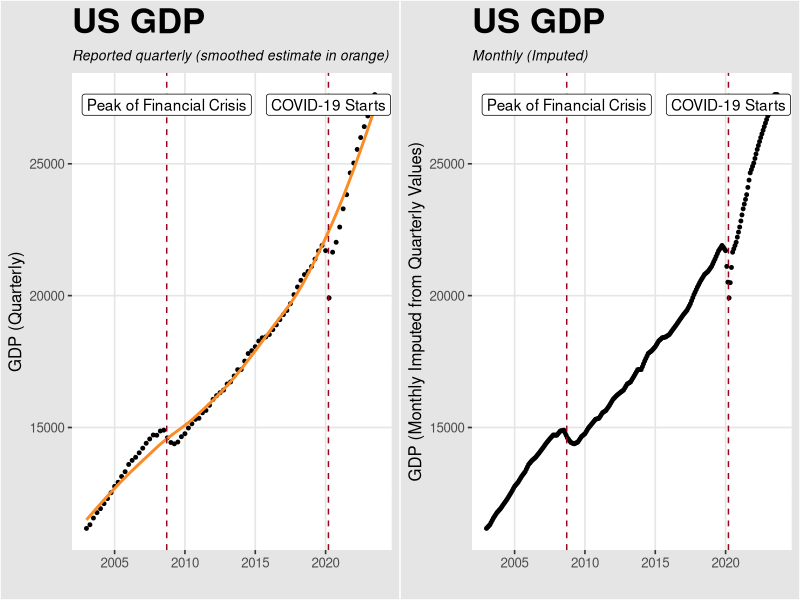
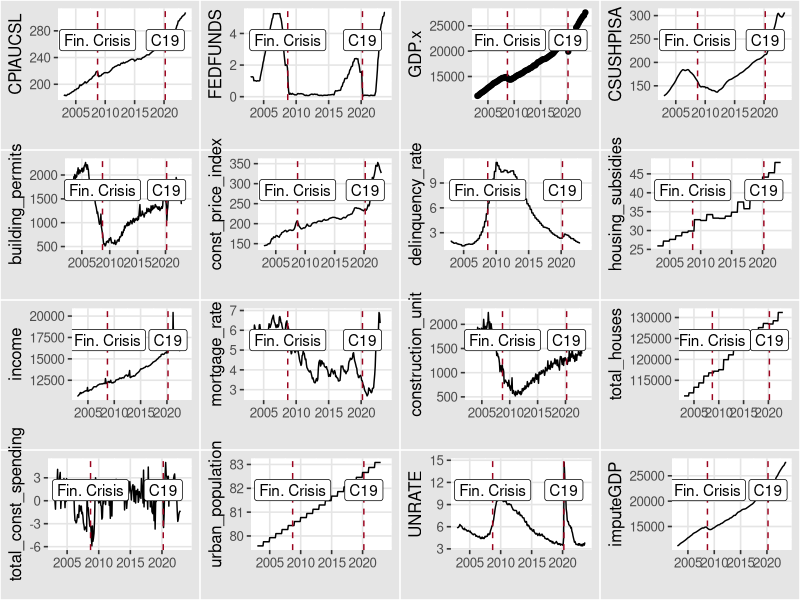

R code for these plots, in order:
library(tidyverse)
library(gridExtra)
library(ggthemes)

data <- read.csv("./data/cleaned/visualizationData.csv")
data$DATE <- as.Date(data$DATE)

palette <- c("#5F0F40",
             "#9A031E",
             "#FB8B24",
             "#E36414",
             "#0F4C5C")

#Visualize GDP imputation
p1 <- data %>%
  ggplot(aes(x=DATE, y=GDP.x)) +
  geom_point(cex = 1) + 
  geom_smooth(se = F, color = palette[3]) + 
  geom_vline(xintercept = as.Date("2020-03-15"),
             linetype = 2, linewidth = 0.50, color = palette[2]) +
  geom_vline(xintercept = as.Date("2008-09-15"),
             linetype = 2, linewidth = 0.50, color = palette[2]) + 
  annotate(x = ymd("2020-03-15"), y = +Inf, label = "COVID-19 Starts", vjust = 2, geom = "label") +
  annotate(x = ymd("2008-09-15"), y = +Inf, label = "Peak of Financial Crisis", vjust = 2, geom = "label") +
  labs(x = "", y = "GDP (Quarterly)",
       title = "US GDP", 
       subtitle = "Reported quarterly (smoothed estimate in orange)") + 
  ggthemes::theme_igray() +
  theme(plot.title = element_text(face = "bold", size = 25, hjust = 0),
        plot.subtitle = element_text(face = "italic", size = 10, hjust = 0))

#Graph GDP and color in imputed data -- looks like it did pretty good!
p2 <- data %>%
  ggplot(aes(x=DATE, y=imputeGDP)) +
  geom_point(cex = 1) + 
  geom_vline(xintercept = as.Date("2020-03-15"),
             linetype = 2, linewidth = 0.50, color = palette[2]) +
  geom_vline(xintercept = as.Date("2008-09-15"),
             linetype = 2, linewidth = 0.50, color = palette[2]) + 
  annotate(x = ymd("2020-03-15"), y = +Inf, label = "COVID-19 Starts", vjust = 2, geom = "label") +
  annotate(x = ymd("2008-09-15"), y = +Inf, label = "Peak of Financial Crisis", vjust = 2, geom = "label") +
  labs(x = "", y = "GDP (Monthly Imputed from Quarterly Values)",
       title = "US GDP", 
       subtitle = "Monthly (Imputed)") + 
  ggthemes::theme_igray() +
  theme(plot.title = element_text(face = "bold", size = 25, hjust = 0),
        plot.subtitle = element_text(face = "italic", size = 10, hjust = 0))

p3 <- grid.arrange(p1, p2, nrow = 1)

#Save to assets directory
ggsave("gdp-imputed.png",
       plot = p3,
       path = "./assets/",
       dpi = 320)

#Plot hpi values
p4 <- data %>%
  ggplot(aes(x = DATE, y = CSUSHPISA, color = FEDFUNDS)) + 
  geom_line(aes(linewidth = FEDFUNDS), lineend = "round") + 
  geom_vline(xintercept = as.Date("2020-03-15"),
           linetype = 2, linewidth = 0.50, color = palette[2]) +
  geom_vline(xintercept = as.Date("2008-09-15"),
             linetype = 2, linewidth = 0.50, color = palette[2]) + 
  annotate(x = ymd("2020-03-15"), y = +Inf, 
           label = "COVID-19 Starts", vjust = 2, geom = "label") +
  annotate(x = ymd("2008-09-15"), y = +Inf, 
           label = "Peak of Financial Crisis", vjust = 2, geom = "label") +
  labs(x = "", y = "National Home Price Index",
       title = "S&P CoreLogic Case-Shiller U.S. National Home Price Index", 
       subtitle = "Changes in Federal Funds Rate shown using color and size") + 
  ggthemes::theme_igray() +
  scale_color_gradient(name = "Federal Funds Rate",high = palette[2], low = palette[4]) +
  scale_linewidth(name = "Federal Funds Rate", range = c(0.5,2.5)) +
  guides(color=guide_legend(override.aes=list(fill=NA))) + 
  theme(plot.title = element_text(face = "bold", size = 25, hjust = 0),
        plot.subtitle = element_text(face = "italic", size = 10, hjust = 0),
        legend.key = element_rect(fill = "transparent"),
        legend.title = element_text(size = 10, face = "bold"))

#Save to assets directory

#For loop to craete a line plot for each variable across timeframe
plots <- list()
ind = 1
for(i in 1: ncol(data)){
  if(i == 1){
    print("pass")
  }else if(i == 4){
    plots[[ind]] <- ggplot(data, aes_string(x = data[,1], y = data[,i])) + geom_point() + 
      labs(x = "", y = colnames(data)[i]) +   
      geom_vline(xintercept = as.Date("2020-03-15"),
                 linetype = 2, linewidth = 0.50, color = palette[2]) +
      geom_vline(xintercept = as.Date("2008-09-15"),
                 linetype = 2, linewidth = 0.50, color = palette[2]) + 
      annotate(x = ymd("2020-03-15"), y = +Inf, 
               label = "C19", vjust = 2, geom = "label") +
      annotate(x = ymd("2008-09-15"), y = +Inf, 
               label = "Fin. Crisis", vjust = 2, geom = "label") + 
      theme_igray()
    ind = ind + 1
  }else if(i == 18){
    print("pass")
  }
  else{
    plots[[ind]] <- ggplot(data, aes_string(x = data[,1], y = data[,i])) + geom_line() + 
      labs(x = "", y = colnames(data)[i]) +
      geom_vline(xintercept = as.Date("2020-03-15"),
                 linetype = 2, linewidth = 0.50, color = palette[2]) +
      geom_vline(xintercept = as.Date("2008-09-15"),
                 linetype = 2, linewidth = 0.50, color = palette[2]) + 
      annotate(x = ymd("2020-03-15"), y = +Inf, 
               label = "C19", vjust = 2, geom = "label") +
      annotate(x = ymd("2008-09-15"), y = +Inf, 
               label = "Fin. Crisis", vjust = 2, geom = "label") + 
      theme_igray()
    ind = ind + 1
  }
}

grid.arrange(grobs = plots, nrow = 4)
#Save to assets directory
